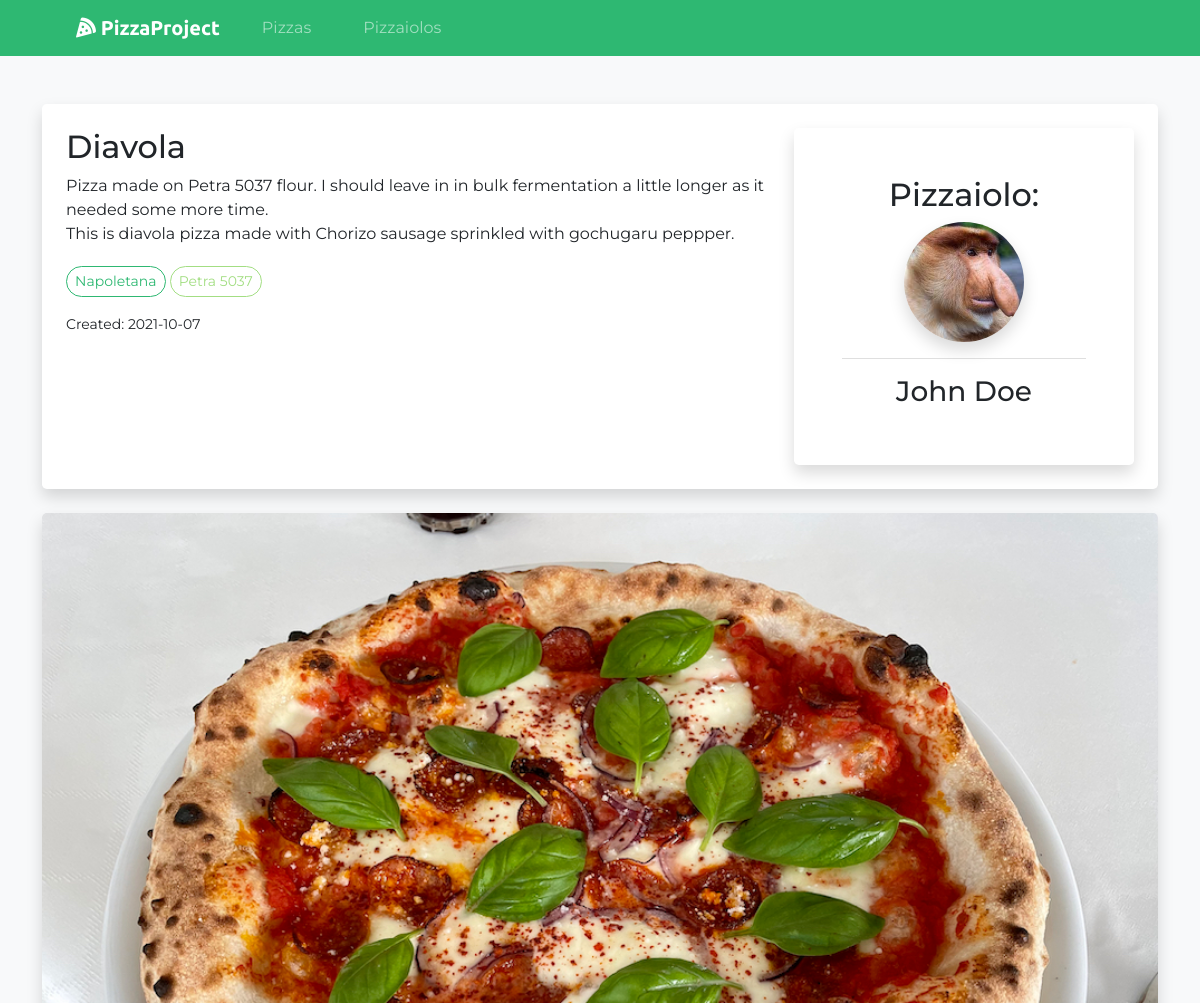
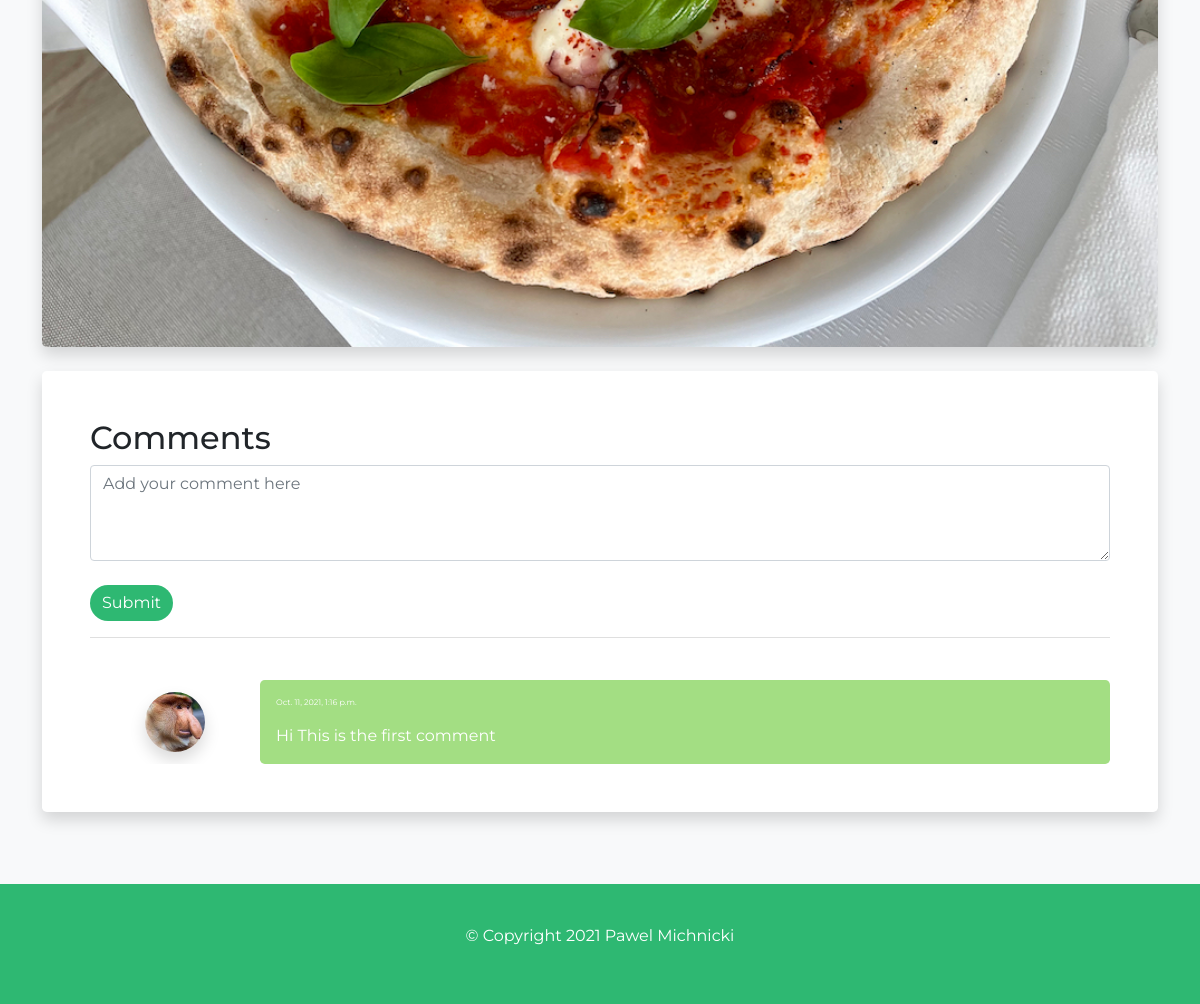
Page /pizza/213ef4a9-0d6a-484c-88e7-921b1194c558 on the committed database (2 pictures, top to bottom).
### pizzas/models.py (models this page shows, shortened)
class Pizza(models.Model):
    owner = models.ForeignKey(Pizzaiolo, null=True, blank=True, on_delete=models.CASCADE)
    id = models.UUIDField(default=uuid.uuid4, unique=True, primary_key=True, editable=False)
    created = models.DateTimeField(auto_now_add=True)
    was_edited = models.BooleanField(default=False, null=True)
    edited = models.DateTimeField(auto_now=True)
    title = models.CharField(max_length=200)
    description = models.TextField(null=True, blank=True)
    image = models.ImageField(null=True, blank=True, default='pizzas/default.jpg', upload_to="pizzas/")
    style = models.ManyToManyField('Style', blank=True)
    flour = models.ManyToManyField('Flour', blank=True)
    @property
    def created_str(self):
        today = str(datetime.datetime.today()).split(" ")[0]
        created_string = str(self.created).split(" ")[0]
        if today == created_string:
            return "Today"
        else:
            return created_string

class Style(models.Model):
    id = models.UUIDField(default=uuid.uuid4, unique=True, primary_key=True, editable=False)
    created = models.DateTimeField(auto_now_add=True)
    name = models.CharField(max_length=200)

class Flour(models.Model):
    id = models.UUIDField(default=uuid.uuid4, unique=True, primary_key=True, editable=False)
    created = models.DateTimeField(auto_now_add=True)
    name = models.CharField(max_length=200)

class Comment(models.Model):
    owner = models.ForeignKey(Pizzaiolo, null=True, on_delete=models.CASCADE)
    pizza = models.ForeignKey(Pizza, on_delete=models.CASCADE)
    body = models.TextField(null=True, blank=True)
    id = models.UUIDField(default=uuid.uuid4, unique=True, primary_key=True, editable=False)
    created = models.DateTimeField(auto_now_add=True)
    edited = models.DateTimeField(auto_now=True)
    was_edited = models.BooleanField(default=False, null=True)
    class Meta:
        ordering = ["-created"]

### pizzaiolos/models.py (models this page shows, shortened)
class Pizzaiolo(models.Model):
    user = models.OneToOneField(User, on_delete=models.CASCADE)
    first_name = models.CharField(max_length=200, blank=True, null=True)
    last_name = models.CharField(max_length=200, blank=True, null=True)
    email = models.EmailField(max_length=500, blank=True, null=True)
    username = models.CharField(max_length=200, blank=True, null=True)
    location = models.CharField(max_length=200, blank=True, null=True)
    bio = models.TextField(blank=True, null=True)
    oven = models.CharField(max_length=200, blank=True, null=True)
    mixer = models.CharField(max_length=200, blank=True, null=True)
    profile_img = models.ImageField(null=True, blank=True, upload_to='pizzaiolos/', default='pizzaiolos/user-default.png')
    social_instagram = models.CharField(max_length=200, blank=True, null=True)
    social_facebook = models.CharField(max_length=200, blank=True, null=True)
    created = models.DateTimeField(auto_now_add=True)
    id = models.UUIDField(default=uuid.uuid4, unique=True, primary_key=True, editable=False)
    class Meta:
        ordering = ['last_name']
    @property
    def name(self):
        name_string = f"{self.first_name} {self.last_name}"
        return name_string

### pizzas/views.py (the view, shortened to what this page needs)
# urls.py: path('pizza/<str:pk>', views.pizza, name='pizza'),
def pizza(request, pk):
    pizzaObj = Pizza.objects.get(id=pk)
    comments = pizzaObj.comment_set.all()
    form = CommentForm()
    context = {
        "pizza": pizzaObj,
        "comments": comments,
        "form": form,
    }
    return render(request, 'pizzas/pizza.html', context)

### pizzas/forms.py
class CommentForm(ModelForm):
    class Meta:
        model = Comment
        fields = ["body"]
    def __init__(self, *args, **kwargs):
        super(CommentForm, self).__init__(*args, **kwargs)
        for name, field in self.fields.items():
            field.widget.attrs.update({'class': 'form-control', 'placeholder': 'Add your comment here'})

### pizzas/templates/pizzas/pizza.html (shortened to what this page needs)
{% extends 'main.html' %}
{% load static %}
{% block content %}
<div class="container py-5">
    <div class="row rounded-row pizza-info">
        <div class="col-sm-12">
            <div class="p-4 bg-white rounded-3 pizza-description shadow">
                <div class="row">
                    <div class="col-lg-8">
                      <div class="row">
                    <div class="col-sm-6"><h2>{{ pizza.title }}</h2></div>
                </div>
                      <p>{{ pizza.description|linebreaksbr }}</p>
                      <div class="tag-area">
                          {% for style in pizza.style.all  %}
                          <a href="{% url 'pizzas' %}?search_query={{ style.name }}" class="btn btn-sm btn-outline-secondary tag-style">{{ style.name }}</a>
                          {% endfor %}
                          {% for flour in pizza.flour.all  %}
                          <a href="{% url 'pizzas' %}?search_query={{ flour.name }}" class="btn btn-sm btn-outline-secondary tag-flour">{{ flour.name }}</a>
                          {% endfor %}
                      </div>
                        <small>Created: {{ pizza.created_str }}</small>
                    </div>
                    <div class="col-lg-4">
                        <div class="bg-white rounded-3 p-4 p-md-5 pizzaiolo-info shadow">
                            <h2>Pizzaiolo:</h2>
                            <a href="{% url 'pizzaiolo' pizza.owner.id %}"><img src="{{ pizza.owner.profile_img.url }}" width="120px" height="120px" class="rounded-circle shadow"/></a>
                            <hr>
                            <h3><a href="{% url 'pizzaiolo' pizza.owner.id %}" class="link-dark">{{ pizza.owner.name }}</a></h3>
                        </div>
                    </div>
                </div>
            </div>
        </div>
    </div>
<div class="row rounded-row">
    <div class="col-lg-12">
            <img src="{{pizza.image.url}}" class="pizza-img shadow"/>
    </div>
</div>
<div class="row rounded-row">
    <div class="col-lg-12">
        <div class="h-100 p-5 bg-white rounded-3 shadow">
            <div class="add-comment">
            <h2>Comments</h2>
            <form action="#comments" method="POST">
                {% for field in form %}
                    {{field}}
                {% endfor %}
                <br>
                <input class="btn btn-primary dark-green-btn" type="submit" value="Submit"/>
            </form>
            </div>
            {% if comments  %}
            <hr>
            <div class="comment-list overflow-auto" id="comments">
                {% for comment in comments %}
                {% if request.user.pizzaiolo == comment.owner %}
                        <div class="row comment">
                            <div class="col-sm-10 rounded-3 p-3 comment-field comment-owner">
                                <p class="comment-date">{{ comment.created }}</p>
                                {{ comment.body|linebreaksbr }}
                                <br>
                                {% if comment.was_edited %}
                                <p class="comment-date">Last edited: {{ comment.edited }}</p>
                                {% endif %}
                                <a href="{% url 'update-comment' comment.id %}" class="edit-comment link-dark">EDIT</a>
                                <a href="{% url 'delete-comment' comment.id %}" class="delete-comment link-dark">DELETE</a>
                            </div>
                            <div class="col-sm-2 user-photo">
                                <a href="{% url 'pizzaiolo' comment.owner.id %}"><img src="{{ comment.owner.profile_img.url }}" width="60px" height="60px" class="rounded-circle shadow"/></a>
                            </div>
                        </div>
                {% else %}
                        <div class="row comment">
                            <div class="col-sm-2 user-photo">
                                <a href="{% url 'pizzaiolo' comment.owner.id %}"><img src="{{ comment.owner.profile_img.url }}" width="60px" height="60px" class="rounded-circle shadow"/></a>
                            </div>
                            <div class="col-sm-10 rounded-3 p-3 comment-field comment-not-owner">
                                <p class="comment-date">{{ comment.created }}</p>
                                {{ comment.body|linebreaksbr }}
                            </div>
                        </div>
                {% endif %}
                {% endfor %}
            </div>
            {% endif %}
        </div>
    </div>
</div>
</div>
{% endblock content %}

### static/css/styles.css (style rules this page uses)
html,body,wrapper { width: 100%; height: 100%; margin: 0px; padding: 0px; overflow-x: hidden; }
body { padding-top: 3.5rem; font-family: 'Montserrat'; background-color: #2EB872; }
img { object-fit: cover; }
hr { color: grey; }
.user-photo { margin: auto; text-align: center; }
.link-dark { text-decoration: none; }
.dark-green-btn { background-color: #2EB872; border: none; color: white; border-radius: 18px; }
.tag-style { color: #2EB872; border: 1px solid #2EB872; border-radius: 18px; margin: 4px 0; }
.tag-flour { color: #A3DE83; border: 1px solid #A3DE83; border-radius: 18px; }
.tag-area { margin-top: 10px; margin-bottom: 10px; min-height: 2.5rem; }
.rounded-row { margin-top: 24px; margin-bottom: 24px; }
.pizza-info { margin-top: 0; }
.pizzaiolo-info { text-align: center; }
.pizza-description { height: 100%; }
.comment { margin: 0; margin-top: 10px; width: 100%; padding: 0; }
.comment-field { color: white; }
.comment-not-owner { background-color: #A3DE83; }
.pizza-img { width: 100%; height: auto; border-radius: 5px; }
.add-comment .form-control { height: 6rem; }
.comment-list { margin-top: 2rem; max-height: 26rem; }
.comment-date { font-size: 0.5rem; }

### rows in the picture
Pizza: title "Diavola", description "Pizza made on Petra 5037 flour. I should leave in in bulk fermentation a little longer as it needed some more time. This is diavola pizza made with Chorizo sausage sprinkled with gochugaru peppper.", created_str "2021-10-07", owner.profile_img (picture), owner.name "John Doe", image (picture)
Style: name "Napoletana"
Flour: name "Petra 5037"
Comment: owner.profile_img (picture), created "Oct. 11, 2021, 1:16 p.m.", body "Hi This is the first comment"
